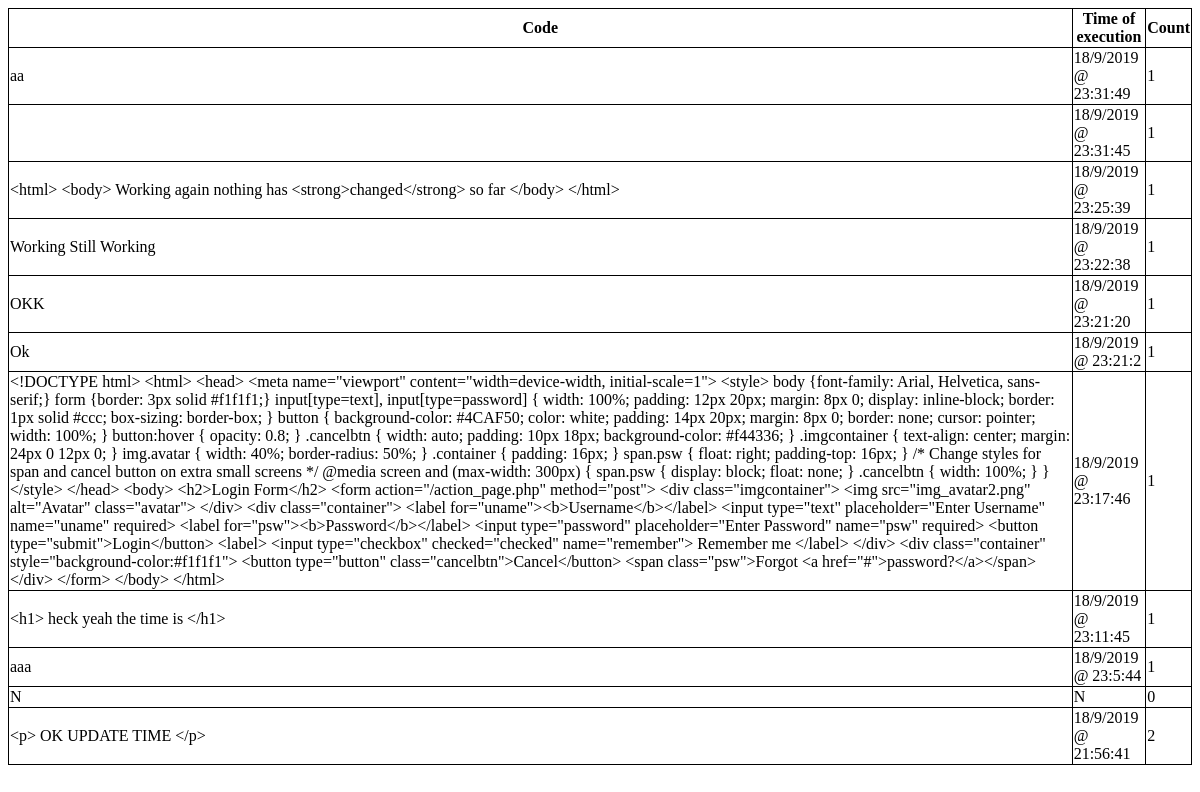
The app's page /fetch, older data.
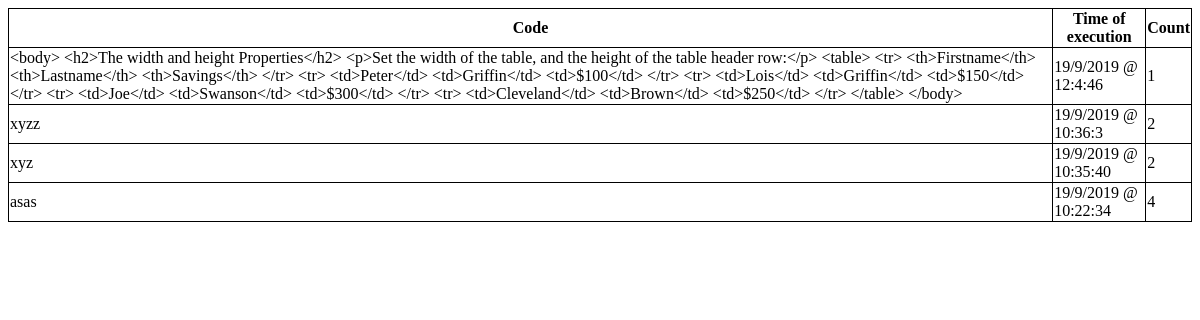
The same page, newer data.
### main/models.py (models this page shows)
class codeDb(models.Model):
    the_code = models.TextField()
    time_of_execution = models.CharField(max_length=200, blank=False)
    count = models.PositiveSmallIntegerField()

### main/views.py (the view)
# urls.py: path("fetch", views.fetchpage, name="fetchpage")
def fetchpage(request):
    return render(request=request,
                  template_name="fetch/index.html",
                  context={'codeDb': codeDb.objects.all})

### main/templates/fetch/index.html (shortened to what this page needs)
<table>
    <tr>
        <th>Code</th>
        <th>Time of execution</th>
        <th>Count</th>
    </tr>
    {% for entry in codeDb reversed%}
    <tr>
        <td>{{entry.the_code}}</td>
        <td>{{entry.time_of_execution}}</td>
        <td>{{entry.count}}</td>
    </tr>
    {% endfor %}
</table>

### main/templates/fetch/index.html (style rules this page uses)
table { border-collapse: collapse; }
table, td, th { border: 1px solid black; }

Row changes from the older to the newer data that the page shows:
removed codeDb: the_code "aa", time_of_execution "18/9/2019 @ 23:31:49", count "1"
removed codeDb: time_of_execution "18/9/2019 @ 23:31:45", count "1"
removed codeDb: the_code "<html> <body> Working again nothing has <strong>changed</strong> so far </body> </html>", time_of_execution "18/9/2019 @ 23:25:39", count "1"
removed codeDb: the_code "Working Still Working", time_of_execution "18/9/2019 @ 23:22:38", count "1"
removed codeDb: the_code "OKK", time_of_execution "18/9/2019 @ 23:21:20", count "1"
removed codeDb: the_code "Ok", time_of_execution "18/9/2019 @ 23:21:2", count "1"
removed codeDb: the_code "<!DOCTYPE html> <html> <head> <meta name=\"viewport\" content=\"width=device-width, initial-scale=1\"> <style> body {font-family: Arial, Helvetica, sans-serif;} form {border: 3px solid #f1f1f1;} input[type=text], input[type=password] { width: 100%; padding: 12px 20px; margin: 8px 0; display: inline-block; border: 1px solid #ccc; box-sizing: border-box; } button { background-color: #4CAF50; color: white; padding: 14px 20px; margin: 8px 0; border: none; cursor: pointer; width: 100%; } button:hover { opacity: 0.8; } .cancelbtn { width: auto; padding: 10px 18px; background-color: #f44336; } .imgcontainer { text-align: center; margin: 24px 0 12px 0; } img.avatar { width: 40%; border-radius: 50%; }…", time_of_execution "18/9/2019 @ 23:17:46", count "1"
removed codeDb: the_code "<h1> heck yeah the time is </h1>", time_of_execution "18/9/2019 @ 23:11:45", count "1"
removed codeDb: the_code "aaa", time_of_execution "18/9/2019 @ 23:5:44", count "1"
removed codeDb: the_code "N", time_of_execution "N", count "0"
removed codeDb: the_code "<p> OK UPDATE TIME </p>", time_of_execution "18/9/2019 @ 21:56:41", count "2"
added codeDb: the_code "<body> <h2>The width and height Properties</h2> <p>Set the width of the table, and the height of the table header row:</p> <table> <tr> <th>Firstname</th> <th>Lastname</th> <th>Savings</th> </tr> <tr> <td>Peter</td> <td>Griffin</td> <td>$100</td> </tr> <tr> <td>Lois</td> <td>Griffin</td> <td>$150</td> </tr> <tr> <td>Joe</td> <td>Swanson</td> <td>$300</td> </tr> <tr> <td>Cleveland</td> <td>Brown</td> <td>$250</td> </tr> </table> </body>", time_of_execution "19/9/2019 @ 12:4:46", count "1"
added codeDb: the_code "xyzz", time_of_execution "19/9/2019 @ 10:36:3", count "2"
added codeDb: the_code "xyz", time_of_execution "19/9/2019 @ 10:35:40", count "2"
added codeDb: the_code "asas", time_of_execution "19/9/2019 @ 10:22:34", count "4"
